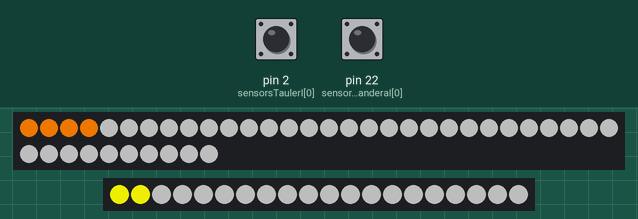
Recording of a sketch running on a simulated Arduino Mega 2560, built with avr-gcc and run on an emulated ATmega2560. Parts: 40 RGB LEDs in strip order, left to right, continuing on the next row, 20 RGB LEDs in strip order, left to right. The test bench sets the inputs (shaded band); at power-on: pin 22 (sensorsBanderaI[0]) LOW, pin 2 (sensorsTaulerI[0]) LOW. Dim RGB values are drawn brighter than linear; random numbers use the default seed unless the sketch sets one.

Above: at 1.2 s.
1.3 s: pin 22 (sensorsBanderaI[0]) pulsed HIGH 5 times (0.12 s each, 0.3 s apart)
At 3.1 s:
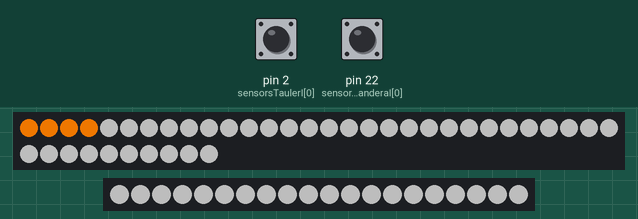
4.3 s: pin 2 (sensorsTaulerI[0]) pulsed HIGH 2 times (0.12 s each, 0.3 s apart)
Timing chart, 0 to 7.3 s (numbered marks = the images above; inputs shaded):
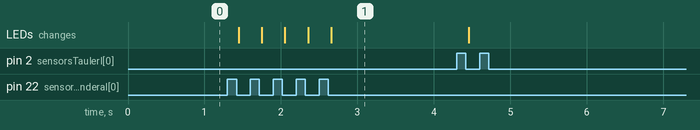

The sketch:

codiFinalv5.ino
```cpp
//----LEDS----
#include <Adafruit_NeoPixel.h>
//#ifdef __AVR__
//#include <avr/power.h>
//#endif
#define PinLedsTauler 15
#define PinLedsBandera 16
#define numLedsT 40
#define numLedsB 20  //Tots els valors necessaris per a inicialitzar els LEDS

const uint32_t blau = Adafruit_NeoPixel::Color(0, 0, 255);
const uint32_t verd = Adafruit_NeoPixel::Color(0, 255, 0);
const uint32_t vermellClar = Adafruit_NeoPixel::Color(240, 57, 77);
const uint32_t marro = Adafruit_NeoPixel::Color(238, 208, 157);
const uint32_t lila = Adafruit_NeoPixel::Color(255, 128, 0);
const uint32_t taronja = Adafruit_NeoPixel::Color(255, 128, 0);
const uint32_t vermell = Adafruit_NeoPixel::Color(255, 0, 0);
const uint32_t groc = Adafruit_NeoPixel::Color(255, 255, 0);
const uint32_t grisClar = Adafruit_NeoPixel::Color(100, 100, 100); //Valors de tots els colors
uint32_t color;

Adafruit_NeoPixel pixels(numLedsT, PinLedsTauler, NEO_GRB + NEO_KHZ800);
Adafruit_NeoPixel pixelsB(numLedsB, PinLedsBandera, NEO_GRB + NEO_KHZ800);//S'inicialitzen totes les tires de LEDs


//----JUEGO----
int mapaJoc[10] = { 0, 0, 0, 0, 0, 0, 0, 0, 0, 0 };
int mapaAccionsJug[10] = { 0, 0, 0, 0, 0, 0, 0, 0, 0, 0 };//mapa del joc i de les accions del jugador
//int mapa [2][10]= {{0,0,0,0,0,0,0,0,0,0},{0,0,0,0,0,0,0,0,0,0}};
//int mapa_2 [2][10] = {{0,0,0,0,0,0,0,0,0,0},{0,0,0,0,0,0,0,0,0,0}};
const int sensorsTaulerI[10] = { 2, 3, 4, 5, 6, 7, 8, 9, 10, 11 };
const int sensorsBanderaI[10] = { 22, 23, 24, 25, 26, 27, 28, 29, 30, 31 };//sensors de de descobrir les caselles i de col·locar banderes
const int numSensors = 10;
bool taulerGenerat = false;
int valorTaul[10] = { HIGH, HIGH, HIGH, HIGH, HIGH, HIGH, HIGH, HIGH, HIGH, HIGH };
int valorBand[10] = { HIGH, HIGH, HIGH, HIGH, HIGH, HIGH, HIGH, HIGH, HIGH, HIGH };//Llistes que contenen els valors actuals del que detecten els sensors
int valorTaulAnt[10] = { HIGH, HIGH, HIGH, HIGH, HIGH, HIGH, HIGH, HIGH, HIGH, HIGH };
int valorBandAnt[10] = { HIGH, HIGH, HIGH, HIGH, HIGH, HIGH, HIGH, HIGH, HIGH, HIGH };//Llistes que contenen els valors antics del que han detectat els senosrs
float reiniciaPart = 180000; // temps màxim sense canvis per a que es reinicii el joc (3 minuts)
bool gatTrobat = false; //Bolea que indica si s'ha descobert un gat
float ultimCanvi;

void setup() {
  //ESTABLECER LEDS
  pixels.begin();
  pixelsB.begin();
  pixels.setBrightness(200);
  pixelsB.setBrightness(200);//S'inicialitzen les tires de LEDs i es defineix la seva brillantor
  ultimCanvi = 0;//S'inicialitza l'ultim cop que s'ha detectat un canvi


  for (int s = 0; s < numSensors; s++)
    pinMode(sensorsTaulerI[s], INPUT);

  for (int s = 0; s < numSensors; s++)
    pinMode(sensorsBanderaI[s], INPUT);
  Generador();//S'inicialitzen els pins dels sensors i es genera el mapa
}

void loop() {
  color = Adafruit_NeoPixel::Color(0, 0, 0);
  if (millis() - ultimCanvi >= reiniciaPart) {//Si no hi ha hagut cap canvi en la partida durant 3 minuts, es crida la funció perdre i es reinicia la partida
    Perdre();
  }
  if (!taulerGenerat) {//Per si de cas el tauler no s'ha generat correctament, es torna a cridar al generador
    Generador();
  }


  for (int numPin = 0; numPin < numSensors; numPin++) {//Per a cada sensor
    valorTaul[numPin] = digitalRead(sensorsTaulerI[numPin]);//Es guarda el valor actual que retorna el sensor, HIGH o LOW
    if (valorTaulAnt[numPin] != valorTaul[numPin]) {//Si el valor és diferent al detectat anteriorment
      if (valorTaul[numPin] == LOW && mapaAccionsJug[numPin] == 0) {//Si és LOW i aquella casella no te cap bandera col·locada ni s'ha descobert
        switch (mapaJoc[numPin]) {//Depenent del valor del mapejat del joc es fa
          case -1:
            color = vermell;
            gatTrobat = true;//s'ha descobert un gat
            break;
          case 0:
            color = taronja;//No hi ha cap gat a prop
            break;
          case 1:
            color = blau;//Hi ha un gat a prop
            break;
          case 2:
            color = verd;//Hi ha dos gats a prop
            break;
          case 3:
            color = vermellClar;//Hi ha tres gats a prop
            break;
          case 4:
            color = lila;//Hi ha quatre gats a prop
            break;
          case 5:
            color = marro;//Hi ha cing gats a prop
            break;
          case 6:
            color = groc;//Bandera
            break;
          case 7:
            color = vermell;//Gat
            break;
          case 8:
            pixels.clear();//Error
            break;
        }

        int numLED = numPin * 4;
        pixels.setPixelColor(numLED, color);
        pixels.setPixelColor(numLED + 1, color);
        pixels.setPixelColor(numLED + 2, color);
        pixels.setPixelColor(numLED + 3, color);//Es pinten els 4 LEDs ubicats al mateix esgrao que el sensor del color especificat
        pixels.show();//Es mostren els colors
        mapaJoc[numPin] = 2;//Es guarda que el jugador ha descobert la casella
        ultimCanvi = millis();//Es guarda el moment de l'ultim canvi
      }

      valorTaulAnt[numPin] = valorTaul[numPin];//Es modifica el valor antic del sensor
    }
    if (gatTrobat == true) {
      gatTrobat = false;
      Perdre();//Si s'ha trobat un gat, es crida a perdre i es reinicia la partida
      break;
    }
    valorBand[numPin] = digitalRead(sensorsBanderaI[numPin]);//Es llegeix el valor del LED de les banderes
    if (valorBand[numPin] != valorBandAnt[numPin]) {//Si es diferent al valor llegit anteriorment
      if (valorBand[numPin] == LOW) {//Si esta a LOW
        if (mapaAccionsJug[numPin] == 0) {//Si en el mapa d'accions del jugador aquella casella esta a 0
          mapaAccionsJug[numPin] = 1;
          int numLED = numPin * 2;
          pixelsB.setPixelColor(numLED, groc);
          pixelsB.setPixelColor(numLED + 1, groc);
          pixelsB.show();//Es marca la casella com a 1, i es pinten els LEDs propers a aquell sensor de color groc

        } else if (mapaAccionsJug[numPin] == 1) {//Si ja hi havia una bandera col·locada
          mapaAccionsJug[numPin] = 0;
          int numLED = numPin * 2;
          pixelsB.setPixelColor(numLED, grisClar);
          pixelsB.setPixelColor(numLED + 1, grisClar);
          pixelsB.show();//Es descol·loca la bandera i es pinten de color gris un altre cop els sensors propers a aquella casella
        }
        ultimCanvi = millis();//Es guarda el moment de l'ultim canvi
      }
      valorBandAnt[numPin] = valorBand[numPin];//Es guarda el valor actual del sensor com a valor antic
    }

    if (Comprovador())
      Guanyar();
      break;
  }

  delay(60);//Petit delay de 60 milisegons
}

bool Comprovador() {
  int gatsTrobats = 0;//Casella amb bandera on hi ha un gat
  int banderesFalses = 0;//Casella amb bandera on no hi ha cap gat
  for (int v = 0; v < 10; v++) {
    if (mapaAccionsJug[v] == 1 && mapaJoc[v] == -1) {//Si hi ha un gat en aquella casella i s'ha plantat una bandera incrementa el numero de gats trobats
      gatsTrobats++;
    }
    if (mapaAccionsJug[v] == 1 && mapaJoc[v] != -1) {//Si no hi ha un gat en aquella casella i s'ha plantat una bandera incrementa el numero de banderes falses
      banderesFalses++;
    }
  }
  if (banderesFalses == 0 && gatsTrobats == 3) {//Si s'han trobat tots els gats i no hi ha cap bandera falsa retorna true, si no retorna false
    return true;
  } else {
    return false;
  }
}

void Guanyar() {//Animació de victoria
  delay(1000);
  for (int v = 0; v < 5; v++) {//durant 5 cops
    for (int t = 0; t < pixels.numPixels(); t++) {
      pixels.setPixelColor(t, verd);
    }
    for (int b = 0; b < pixelsB.numPixels(); b++) {
      pixelsB.setPixelColor(b, verd);
    }
    pixels.show();
    pixelsB.show();//es pinten tots els LEDs de color verd i es mostren
    delay(500);
    for (int t = 0; t < pixels.numPixels(); t++) {
      pixels.setPixelColor(t, blau);
    }
    for (int b = 0; b < pixelsB.numPixels(); b++) {
      pixelsB.setPixelColor(b, blau);
    }
    pixels.show();
    pixelsB.show();//Es pinten tots els LEDs de color blau i es mostren
  }
  pixels.clear();
  pixelsB.clear();
  pixels.show();
  pixelsB.show();//"S'esborren" els colors de tots els LEDs
  delay(5000);
  taulerGenerat = false;
  Generador();//Després d'un delay de 5 segons, es reinicia la partida
}

void Perdre() {//Animacio de perdre
  delay(1000);
  for (int v = 0; v < 5; v++) {
    for (int t = 0; t < pixels.numPixels(); t++) {
      pixels.setPixelColor(t, vermell);
    }
    for (int b = 0; b < pixelsB.numPixels(); b++) {
      pixelsB.setPixelColor(b, vermell);
    }
    pixels.show();
    pixelsB.show();//Es pinten tots els LEDs de color vermell i es mostren
    delay(500);
    for (int s = 0; s < pixels.numPixels(); s++) {
      pixels.setPixelColor(s, taronja);
    }
    for (int s = 0; s < pixelsB.numPixels(); s++) {
      pixelsB.setPixelColor(s, taronja);
    }
    pixels.show();
    pixelsB.show();//Es pinten tots els LEDs de color taronja i es mostren
  }
  pixels.clear();
  pixelsB.clear();
  pixels.show();
  pixelsB.show();//"S'esborren" els valors de tots els LEDs i es mostren
  delay(5000);
  taulerGenerat = false;
  Generador();//Al cap de 5 segons, es reinicia la partida
}
void Generador() {
  for (int j = 0; j < 10; j++) {
    mapaJoc[j] = 0;
    mapaAccionsJug[j] = 0;//Es posen tots els valors dos mapes, el del joc i el de les accions del jugador, a 0
  }

  int numGats = 0;
  while (numGats < 3) {//Mentre el nombre de gats sigui més baix que 3
    int posX = random(0, 10);//Es genera un gat en una posicio aleatoria entre 0 i 3

    if (mapaJoc[posX] == 0) {
      mapaJoc[posX] = -1;
      numGats++;//Si en aquella posicio no hi ha cap gat, s'hi col·loca un gat i incrementa el numero de gats
    }
  }
  for (int l = 0; l < 10; l++) {//En tot el nombre de caselles
    if (mapaJoc[l] == -1) {//Si en aquella casella del mapa de joc s'hi troba un gat
      for (int x = -1; x <= 1; x++) {

        if (x == 0) {//Si és la propia casella es salta
          continue;
        }
        int fila = l + x;//fila = numero de casella + valor anterior o seguent al d'un gat
        if (fila >= 0 && fila < 10 && mapaJoc[fila] != -1) {//Si la posicio de la casella es mes gran que 0 i mes petita que 10, i no s'hi troba un gat
          mapaJoc[fila]++; //incrementa el valor de la casella
        }
      }
    }
  }
  for (int i = 0; i < pixels.numPixels(); i++) {
    pixels.setPixelColor(i, grisClar);
  }
  for (int k = 0; k < pixelsB.numPixels(); k++) {
    pixelsB.setPixelColor(k, grisClar);
  }
  pixels.show();
  pixelsB.show();//Pinta tots els LEDs de color gris
  taulerGenerat = true;//Bolea que confirma que s'ha generat el tauler
  ultimCanvi = millis();//Es guarda el moment que s'ha realitzat l'ultim canvi
}
```

Measured:
- after the input at 1.3 s, the LEDs: change after 0.15 s (image 1)
